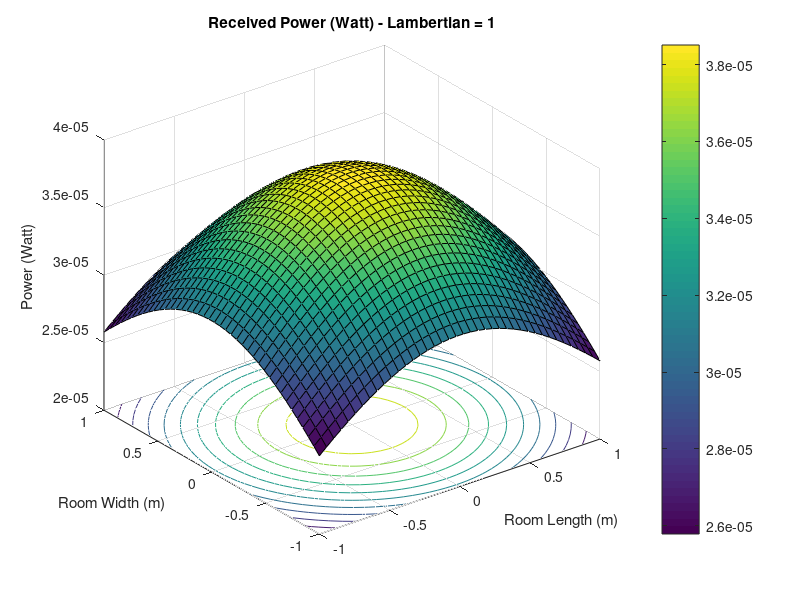
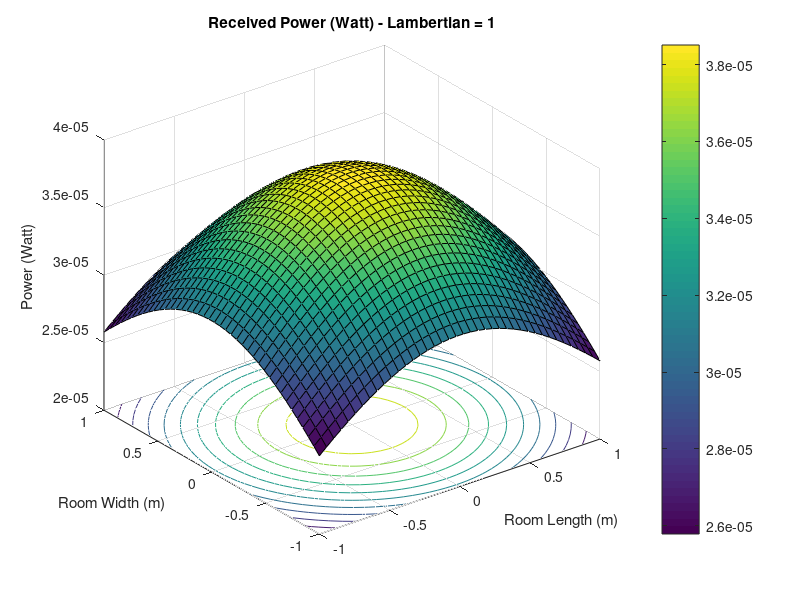

Reproduce these figures in MATLAB, in order. (Note: this script raises an error after producing the figures.)
clear all; close all; clc;

% Constants
P_LED = 2; % transmitted optical power by individual LED
Adet = 1 * 10 ^ -4; % detector physical area of a PD
Ts = 1; % gain of an optical filter
index = 1.5; % refractive index of a lens at a PD
FOV = 140; % FOV of a receiver
G_Con = (index ^ 2) / (sind(FOV) .^ 2); % gain of an optical concentrator
lx = 2; ly = 2; h = 3; % room dimensions in meters
XT = 0; YT = 0; % Position of the single LED
resolution = 20;
Nx = lx * resolution; Ny = ly * resolution;
x = linspace(-lx / 2, lx / 2, Nx);
y = linspace(-ly / 2, ly / 2, Ny);
[XR, YR] = meshgrid(x, y);

% Prepare for animation
filenameWatt = '3D_power_curve_Watt.gif';
filenameDBm = '3D_power_curve_dBm.gif';

power_at_corner = [];
power_at_center = [];

for ml = 1:20 % Lambertian order range

    D = sqrt((XR - XT) .^ 2 + (YR - YT) .^ 2 + h ^ 2); % Distance vector
    cosphi = h ./ D; % Angle vector
    receiver_angle = acosd(cosphi);
    H = (ml + 1) * Adet .* cosphi .^ (ml + 1) ./ (2 * pi .* D .^ 2); % Channel DC gain
    P_rec = P_LED .* H .* Ts .* G_Con; % Received power
    P_rec(abs(receiver_angle) > FOV) = 0;
    P_rec_dBm = 10 * log10(P_rec * 1000);

    % Find the received power at the center and one of the corners
    P_center = P_rec(Ny/2, Nx/2); % Center of the room
    P_corner = P_rec(1, 1); % Top-left corner of the room

    % Convert powers to dBm for comparison
    P_center_dBm = 10 * log10(P_center * 1000);
    P_corner_dBm = 10 * log10(P_corner * 1000);

    % Store the powers for each Lambertian order
    power_at_center = [power_at_center P_center_dBm];
    power_at_corner = [power_at_corner P_corner_dBm];

    % Plot in Watt
    figure(1)
    surfc(x, y, P_rec);
    xlabel('Room Length (m)');
    ylabel('Room Width (m)');
    zlabel('Power (Watt)');
    title(['Received Power (Watt) - Lambertian = ', num2str(ml)]);
    colorbar
    drawnow
    % Save as PNG and SVG
    saveas(gcf, ['3D_power_curve_Watt_', num2str(ml), '.png']);
    saveas(gcf, ['3D_power_curve_Watt_', num2str(ml), '.svg']);
    % Append to GIF
    frame = getframe(gcf);
    im = frame2im(frame);
    [imind, cm] = rgb2ind(im, 256);
    if ml == 1
        imwrite(imind, cm, filenameWatt, 'gif', 'Loopcount', inf, 'DelayTime', 0.5);
    else
        imwrite(imind, cm, filenameWatt, 'gif', 'WriteMode', 'append', 'DelayTime', 0.5);
    end

    % Plot in dBm
    figure(2)
    surfc(x, y, P_rec_dBm);
    xlabel('Room Length (m)');
    ylabel('Room Width (m)');
    zlabel('Power (dBm)');
    title(['Received Power (dBm) - Lambertian = ', num2str(ml)]);
    colorbar
    drawnow
    % Save as PNG and SVG
    saveas(gcf, ['3D_power_curve_dBm_', num2str(ml), '.png']);
    saveas(gcf, ['3D_power_curve_dBm_', num2str(ml), '.svg']);
    % Append to GIF
    frame = getframe(gcf);
    im = frame2im(frame);
    [imind, cm] = rgb2ind(im, 256);
    if ml == 1
        imwrite(imind, cm, filenameDBm, 'gif', 'Loopcount', inf, 'DelayTime', 0.5);
    else
        imwrite(imind, cm, filenameDBm, 'gif', 'WriteMode', 'append', 'DelayTime', 0.5);
    end
end

% Find the difference that close to 6 dB between the center and the corner
power_difference = power_at_center - power_at_corner;
% Find the Lambertian order that gives the closest to 6 dB difference
[~, index] = min(abs(power_difference - 6));

fprintf('The Lambertian order that gives the closest to 6 dB difference is %d\n', index);
fprintf('The received power at the center is %f dBm\n', power_at_center(index));
fprintf('The received power at the corner is %f dBm\n', power_at_corner(index));
fprintf('The difference between the center and the corner is %f dB\n', power_difference(index));